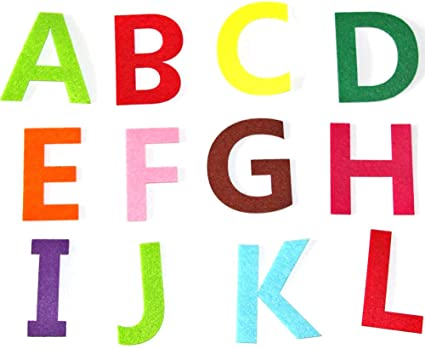
#> input picture alphabet.jpg, 425 x 349 px
$ python filterLetter.py
#> lines starting #> are read from the running program, lines starting #| are printed output that depends on the picture; after the words box and inside, x2 and y2 are one past the last pixel; in counts of white or black regions, pixels touching at a corner belong together
import cv2
import numpy as np

img = cv2.imread('alphabet.jpg',0)
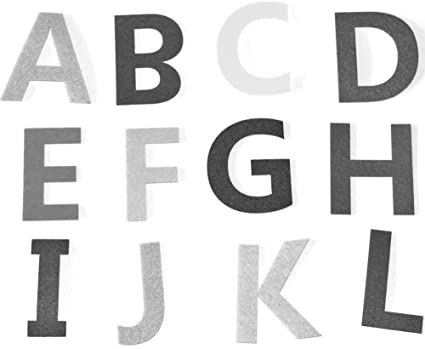
#> img: shape (349, 425); min 15, max 255, mean 218.6
og = cv2.imread('alphabet.jpg')
#> og is the input picture: shape (349, 425, 3); mean B, G, R 202.7, 215.2, 230.2
retval, threshold = cv2.threshold(img, 237, 255, cv2.THRESH_BINARY) # anything greater than 12 1 "white" anything below 12 will be black
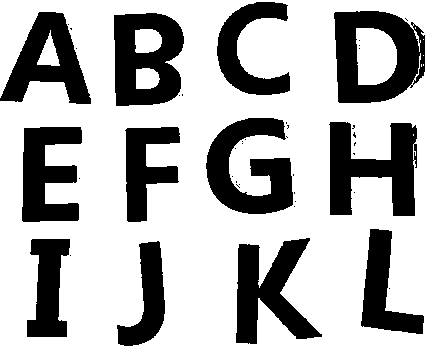
#> threshold: shape (349, 425); 69% white; 44 black regions (32 under 20 px), largest, box (x1, y1, x2, y2) and area: (334, 11, 425, 103) 5085, (329, 122, 417, 216) 4842, (206, 118, 293, 214) 4705
cv2.imshow('original',og)
cv2.imshow('threshold',threshold)
cv2.imshow('image',img)
cv2.waitKey(0)
cv2.destroyAllWindows()
